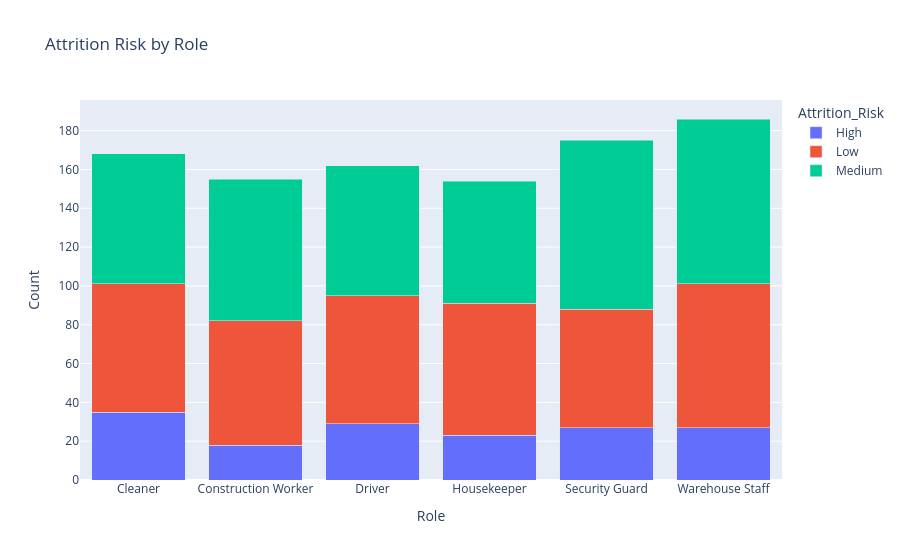

Notebook cell for this chart:
### Code cell
fig2 = px.bar(attrition_by_role, x='Role', y='Count', color='Attrition_Risk', barmode='stack', title="Attrition Risk by Role")
fig2.show()

### Figure 1 — Plotly figure (JSON) as saved in the notebook; plotly's stock layout.template omitted (floating-point values rounded to 4 significant figures)
{"data": [{"hovertemplate": "Attrition_Risk=High<br>Role=%{x}<br>Count=%{y}<extra></extra>", "legendgroup": "High", "marker": {"color": "#636efa", "pattern": {"shape": ""}}, "name": "High", "orientation": "v", "showlegend": true, "textposition": "auto", "type": "bar", "x": ["Cleaner", "Construction Worker", "Driver", "Housekeeper", "Security Guard", "Warehouse Staff"], "xaxis": "x", "y": [35, 18, 29, 23, 27, 27], "yaxis": "y"}, {"hovertemplate": "Attrition_Risk=Low<br>Role=%{x}<br>Count=%{y}<extra></extra>", "legendgroup": "Low", "marker": {"color": "#EF553B", "pattern": {"shape": ""}}, "name": "Low", "orientation": "v", "showlegend": true, "textposition": "auto", "type": "bar", "x": ["Cleaner", "Construction Worker", "Driver", "Housekeeper", "Security Guard", "Warehouse Staff"], "xaxis": "x", "y": [66, 64, 66, 68, 61, 74], "yaxis": "y"}, {"hovertemplate": "Attrition_Risk=Medium<br>Role=%{x}<br>Count=%{y}<extra></extra>", "legendgroup": "Medium", "marker": {"color": "#00cc96", "pattern": {"shape": ""}}, "name": "Medium", "orientation": "v", "showlegend": true, "textposition": "auto", "type": "bar", "x": ["Cleaner", "Construction Worker", "Driver", "Housekeeper", "Security Guard", "Warehouse Staff"], "xaxis": "x", "y": [67, 73, 67, 63, 87, 85], "yaxis": "y"}], "layout": {"barmode": "stack", "legend": {"title": {"text": "Attrition_Risk"}, "tracegroupgap": 0}, "title": {"text": "Attrition Risk by Role"}, "xaxis": {"anchor": "y", "domain": [0, 1], "title": {"text": "Role"}}, "yaxis": {"anchor": "x", "domain": [0, 1], "title": {"text": "Count"}}}}
